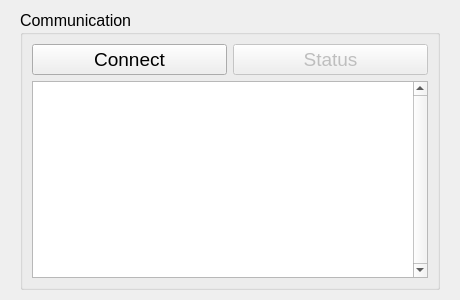
<?xml version="1.0" encoding="UTF-8"?>
<ui version="4.0">
 <class>CommunicationsWidget</class>
 <widget class="QWidget" name="CommunicationsWidget">
  <property name="geometry">
   <rect>
    <x>0</x>
    <y>0</y>
    <width>460</width>
    <height>300</height>
   </rect>
  </property>
  <property name="windowTitle">
   <string>Form</string>
  </property>
  <widget class="QGroupBox" name="groupBox">
   <property name="geometry">
    <rect>
     <x>20</x>
     <y>10</y>
     <width>420</width>
     <height>280</height>
    </rect>
   </property>
   <property name="font">
    <font>
     <pointsize>12</pointsize>
    </font>
   </property>
   <property name="title">
    <string>Communication</string>
   </property>
   <layout class="QVBoxLayout" name="verticalLayout">
    <item>
     <layout class="QHBoxLayout" name="horizontalLayout">
      <item>
       <widget class="QPushButton" name="connectButton">
        <property name="enabled">
         <bool>true</bool>
        </property>
        <property name="font">
         <font>
          <pointsize>14</pointsize>
         </font>
        </property>
        <property name="text">
         <string>Connect</string>
        </property>
        <property name="checkable">
         <bool>true</bool>
        </property>
       </widget>
      </item>
      <item>
       <widget class="QPushButton" name="statusButton">
        <property name="enabled">
         <bool>false</bool>
        </property>
        <property name="font">
         <font>
          <pointsize>14</pointsize>
         </font>
        </property>
        <property name="text">
         <string>Status</string>
        </property>
        <property name="checkable">
         <bool>false</bool>
        </property>
       </widget>
      </item>
     </layout>
    </item>
    <item>
     <widget class="QPlainTextEdit" name="plainTextEdit">
      <property name="verticalScrollBarPolicy">
       <enum>Qt::ScrollBarAlwaysOn</enum>
      </property>
     </widget>
    </item>
   </layout>
  </widget>
 </widget>
 <resources/>
 <connections/>
</ui>
